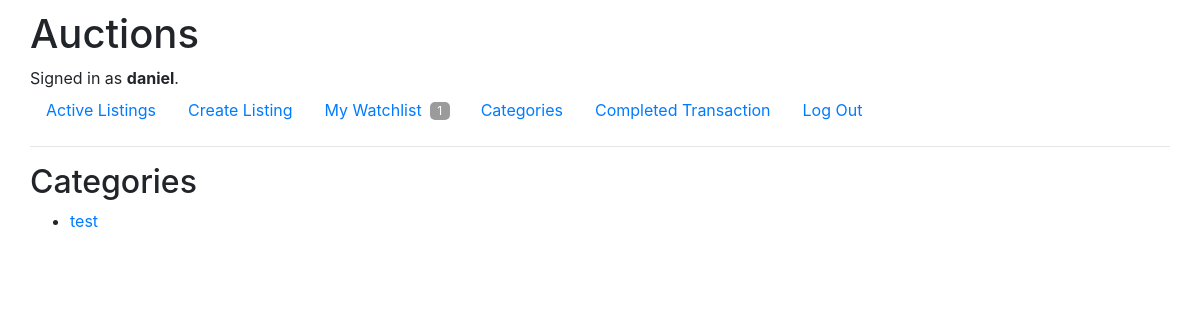
/category (signed in), run on an earlier commit of the app's database.
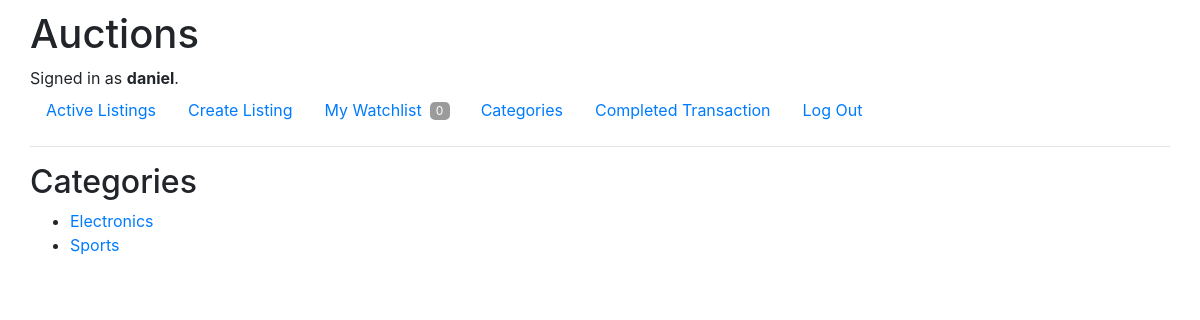
And on a later commit of the database.
### auctions/models.py (models this page shows, shortened)
class User(AbstractUser):
    watchlist = models.ManyToManyField("Listing", blank=True, related_name="watchers")
    bought = models.ManyToManyField("Listing", blank=True, related_name="owner")
    sold = models.ManyToManyField("Listing", blank=True, related_name="seller")

class Listing(models.Model):
    title = models.CharField(max_length=64)
    time_created = models.DateTimeField(auto_now_add=True)
    description = models.TextField()
    starting_bid = models.DecimalField(max_digits=19, decimal_places=2)
    curr_price = models.DecimalField(max_digits=19, decimal_places=2, blank=True, null=True)
    image_url = models.URLField(blank=True)
    category = models.CharField(blank=True, max_length=64)
    creator = models.ForeignKey(User, on_delete=models.CASCADE, related_name="creator", blank=True, null=True)
    active = models.BooleanField(default=True)

### auctions/views.py (the view)
# urls.py: path("category", views.category, name="category"),
def category(request):
    categories = set()
    listings = Listing.objects.all()
    for listing in listings:
        if not listing.category == "" and not listing.active==False:
            categories.add(listing.category)
    return render(request, "auctions/category.html", {
        "categories" : categories
    })

### auctions/templates/auctions/category.html
{% extends "auctions/layout.html" %}
{% block body %}
    <h2>Categories</h2>
    <ul>
        {% for category in categories%}
            <li>
                <a  href="{% url 'categories' type=category %}">{{category}}</a>
            </li>
        {% empty %}
            <li>
                There are no categories recorded yet!
            </li>
        {% endfor %}
    </ul>
{% endblock %}

### auctions/templates/auctions/layout.html (shortened to what this page needs)
{% load static %}
<!DOCTYPE html>
<html lang="en">
    <head>
        <link rel="stylesheet" href="https://stackpath.bootstrapcdn.com/bootstrap/4.4.1/css/bootstrap.min.css">
        <link href="{% static 'auctions/styles.css' %}" rel="stylesheet">
    </head>
    <body>
        <h1>Auctions</h1>
        <div>
            {% if user.is_authenticated %}
                Signed in as <strong>{{ user.username }}</strong>.
            {% else %}
                Not signed in.
            {% endif %}
        </div>
        <ul class="nav">
            <li class="nav-item">
                <a class="nav-link" href="{% url 'index' %}">Active Listings</a>
            </li>
            {% if user.is_authenticated %}
                <li class="nav-item">
                    <a class="nav-link" href="{% url 'create' %}">Create Listing</a>
                </li>
                <li class="nav-item" id="nav-watchlist">
                    <a class="nav-link" id="nav-watchlist__link" href="{% url 'watchlist' %}">My Watchlist</a>
                    <div class="nav-watchlist__count">
                        {{user.watchlist.count}}
                    </div>
                </li>
                <li class="nav-item">
                    <a class="nav-link" href="{% url 'category' %}">Categories</a>
                </li>
                <li class="nav-item">
                    <a class="nav-link" href="{% url 'transaction' %}">Completed Transaction</a>
                </li>
                <li class="nav-item">
                    <a class="nav-link" href="{% url 'logout' %}">Log Out</a>
                </li>
            {% endif %}
        </ul>
        <hr>
        {% block body %}
        {% endblock %}
    </body>
</html>

### auctions/static/auctions/styles.css (style rules this page uses)
body { padding-top: 10px; padding-left: 30px; padding-right: 30px; }
#nav-watchlist { display: flex; justify-content: center; align-items: center; }
#nav-watchlist__link { padding-right: 8px }
.nav-watchlist__count { border-radius: 5px; background-color: rgb(155, 155, 155); color: white; font-size: 12px; width: 20px; display: flex; justify-content: center; margin-right: 15px; margin-top: 1px; }

What changed in the data, as far as the page shows it:
removed Listing: categories "test"
changed User "daniel": watchlist.count "1" → "0"
added Listing: categories "Electronics"
added Listing: categories "Sports"
